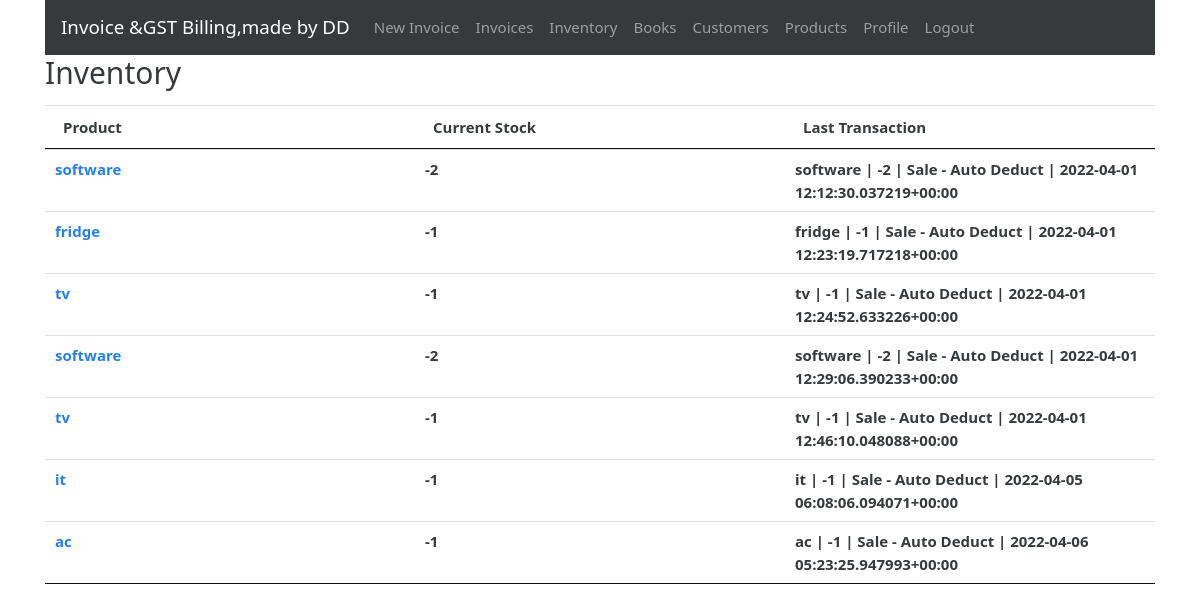
The page /inventory (signed in) on the database its author committed.
### gstbillingapp/models.py (models this page shows, shortened)
class Inventory(models.Model):
    user = models.ForeignKey(User, null=True, blank=True, on_delete=models.SET_NULL)
    product = models.ForeignKey(Product, null=True, blank=True, on_delete=models.SET_NULL)
    current_stock = models.IntegerField(default=0)
    alert_level = models.IntegerField(default=0)
    last_log = models.ForeignKey(InventoryLog, null=True, blank=True, default=None, on_delete=models.SET_NULL)

class Product(models.Model):
    user = models.ForeignKey(User, null=True, blank=True, on_delete=models.SET_NULL)
    product_name = models.CharField(max_length=200)
    product_hsn = models.CharField(max_length=50, null=True, blank=True)
    product_unit = models.CharField(max_length=50)
    product_gst_percentage = models.FloatField()
    product_rate_with_gst = models.FloatField()

class InventoryLog(models.Model):
    user = models.ForeignKey(User, null=True, blank=True, on_delete=models.SET_NULL)
    product = models.ForeignKey(Product, null=True, blank=True, on_delete=models.SET_NULL)
    date = models.DateTimeField(default=datetime.now, blank=True, null=True)
    last_modified = models.DateTimeField(auto_now=True)
    change = models.IntegerField(default=0)
    CHANGE_TYPES = [
        (0, 'Other'),
        (1, 'Purchase'),
        (2, 'Production'),
        (4, 'Sales'),
    ]
    change_type = models.IntegerField(choices=CHANGE_TYPES, default=0)
    associated_invoice = models.ForeignKey(Invoice, blank=True, null=True, default=None, on_delete=models.SET_NULL)
    description = models.TextField(max_length=600, blank=True, null=True)
    def __str__(self):
        return self.product.product_name + " | " + str(self.change) + " | " + self.description + " | " + str(self.date)

### gstbillingapp/views.py (the view)
# urls.py: path('inventory', views.inventory, name='inventory'),
@login_required
def inventory(request):
    context = {}
    context['inventory_list'] = Inventory.objects.filter(user=request.user)
    context['untracked_products'] = Product.objects.filter(user=request.user, inventory=None)
    return render(request, 'gstbillingapp/inventory.html', context)

### gstbillingapp/templates/gstbillingapp/inventory.html (shortened to what this page needs)
{% extends "gstbillingapp/base.html" %}
{% load static %}
{% block content %}
<div class="row">
	<div class="col">
		<h2>Inventory</h2>
	</div>
</div>
<table class="table table-hover font-weight-bold" id="inventory-table">
	<thead>
		<tr>
			<th>Product</th>
			<th>Current Stock</th>
			<th>Last Transaction</th>
		</tr>
	</thead>
	<tbody class="two-col-form">
		{% for inventory in inventory_list %}
		<tr onclick="window.location='{% url 'inventory_logs' inventory.id %}';">
			<td><a href="{% url 'inventory_logs' inventory.id %}">{{inventory.product.product_name}}</a></td>
			<td>{{inventory.current_stock}}</td>
			<td>{{inventory.last_log}}</td>
		</tr>
		{% endfor %}
	</tbody>
</table>
{% endblock %}

### gstbillingapp/static/gstbillingapp/main.css (style rules this page uses)
.two-col-form td, .two-col-form th { width: 25%; }

### rows shown on the page
Inventory: product.product_name "software", current_stock "-2", last_log "software | -2 | Sale - Auto Deduct | 2022-04-01 12:12:30.037219+00:00"
Inventory: product.product_name "fridge", current_stock "-1", last_log "fridge | -1 | Sale - Auto Deduct | 2022-04-01 12:23:19.717218+00:00"
Inventory: product.product_name "tv", current_stock "-1", last_log "tv | -1 | Sale - Auto Deduct | 2022-04-01 12:24:52.633226+00:00"
Inventory: product.product_name "software", current_stock "-2", last_log "software | -2 | Sale - Auto Deduct | 2022-04-01 12:29:06.390233+00:00"
Inventory: product.product_name "tv", current_stock "-1", last_log "tv | -1 | Sale - Auto Deduct | 2022-04-01 12:46:10.048088+00:00"
Inventory: product.product_name "it", current_stock "-1", last_log "it | -1 | Sale - Auto Deduct | 2022-04-05 06:08:06.094071+00:00"
Inventory: product.product_name "ac", current_stock "-1", last_log "ac | -1 | Sale - Auto Deduct | 2022-04-06 05:23:25.947993+00:00"
